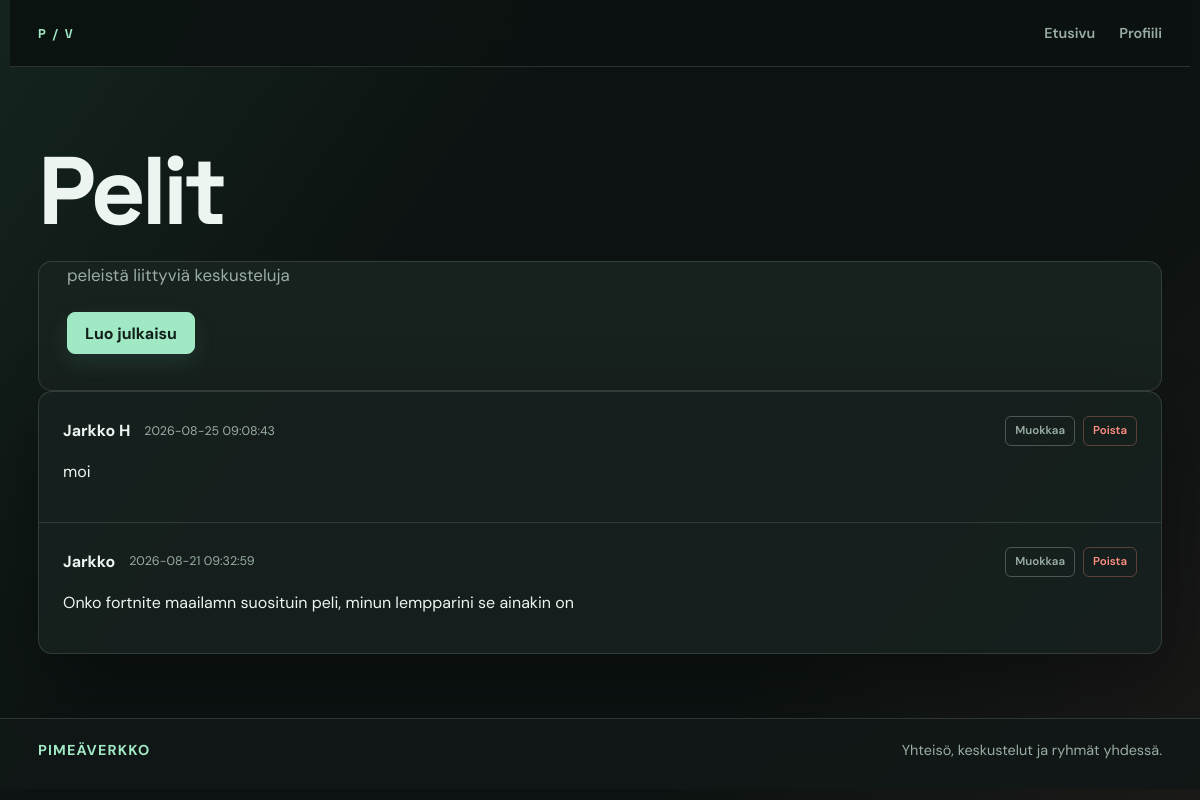
The page /group.php?id=1 (signed in) on the database as committed earlier.
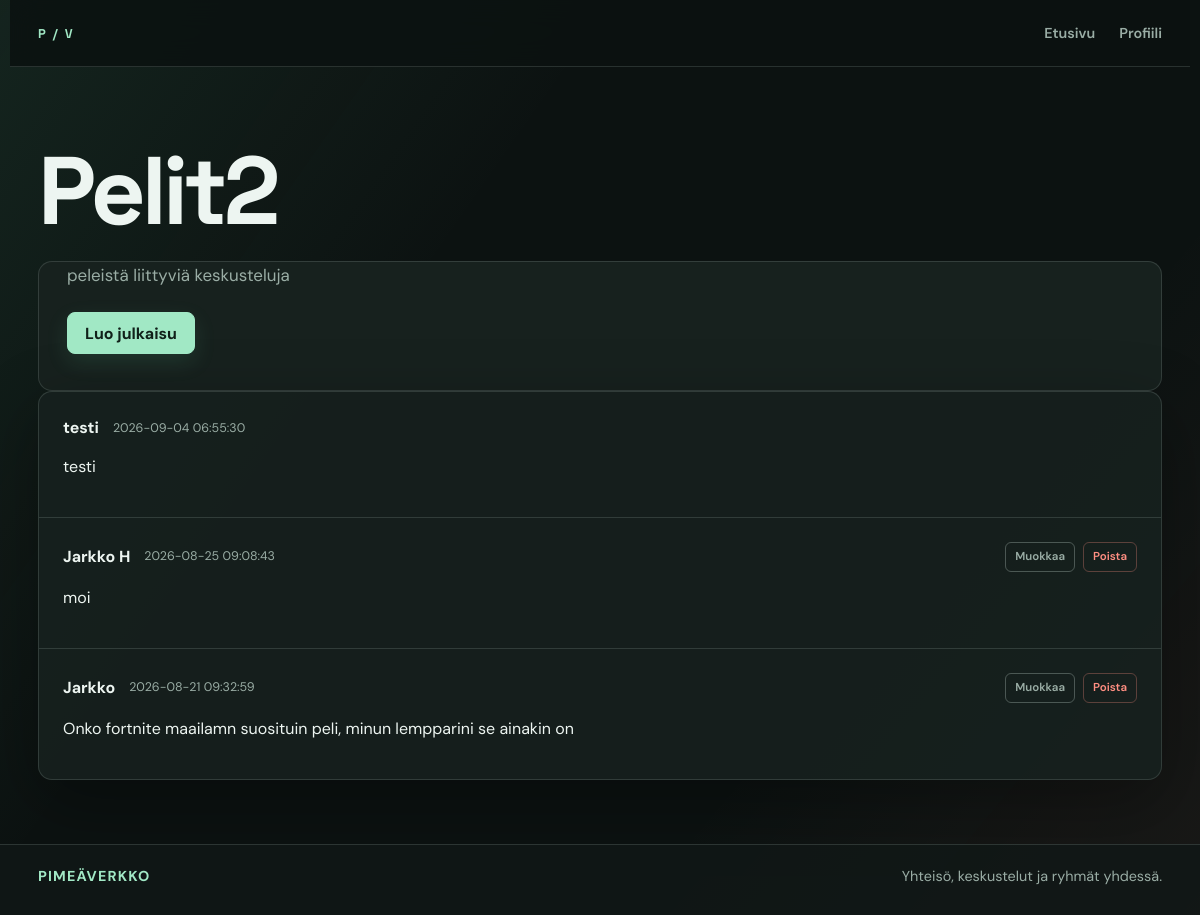
The same page on the database as committed later.
### tables this page shows
CREATE TABLE IF NOT EXISTS `groups` (
  `id` int NOT NULL AUTO_INCREMENT,
  `user_id` int NOT NULL,
  `name` varchar(100) NOT NULL,
  `description` text NOT NULL,
  PRIMARY KEY (`id`),
  KEY `FK_User_id` (`user_id`)
);

CREATE TABLE IF NOT EXISTS `posts` (
  `id` int NOT NULL AUTO_INCREMENT,
  `group_id` int NOT NULL,
  `user_id` int NOT NULL,
  `author` varchar(50) NOT NULL,
  `content` text NOT NULL,
  `created_at` timestamp NOT NULL DEFAULT CURRENT_TIMESTAMP,
  PRIMARY KEY (`id`),
  KEY `POST_FK_user_id` (`user_id`),
  KEY `POST_FK_group_id` (`group_id`)
);

### group.php (the view, shortened to what this page needs)
<?php
require __DIR__ . "/include/session.php";
$user_id = (int) ($_SESSION['user_id'] ?? 0);
$group_id = filter_input(INPUT_GET, 'id', FILTER_VALIDATE_INT);
$group_stmt = mysqli_prepare(
    $conn,
    'SELECT name, description FROM `groups` WHERE id = ?'
);
mysqli_stmt_bind_param($group_stmt, 'i', $group_id);
mysqli_stmt_execute($group_stmt);
$group_result = mysqli_stmt_get_result($group_stmt);
$group = mysqli_fetch_assoc($group_result);
$stmt = mysqli_prepare(
    $conn,
    "SELECT id, group_id, user_id, author, content, created_at
     FROM `posts`
     WHERE group_id = ?
     ORDER BY id DESC"
);
mysqli_stmt_bind_param($stmt, "i", $group_id);
mysqli_stmt_execute($stmt);
$result = mysqli_stmt_get_result($stmt);
?>
<!DOCTYPE html>
<html lang="fi">
<head>
    <link rel="stylesheet" href="style.css">
</head>
<body>
    <?php include 'include/nav.php'; ?>
    <header>
        <h1><?php echo htmlspecialchars($group['name'], ENT_QUOTES, 'UTF-8'); ?></h1>
    </header>
    <main class="group-main">
        <p><?php echo htmlspecialchars($group['description'], ENT_QUOTES, 'UTF-8'); ?></p>
        <a class="button action-button" href="add_post.php?group_id=<?php echo (int) $group_id; ?>">Luo julkaisu</a>
    </main>
    <div class="postaukset">
        <?php while ($row = mysqli_fetch_assoc($result)) { ?>
            <article class="post">
                <div class="author-row">
                    <p class="author">
                        <?php echo htmlspecialchars($row['author'], ENT_QUOTES, 'UTF-8'); ?>
                    </p>
                    <p class="created_at">
                        <?php echo htmlspecialchars($row['created_at'], ENT_QUOTES, 'UTF-8'); ?>
                    </p>
                    <?php
                    if ($row["user_id"] == $user_id): ?>
                        <div class="post-actions">
                            <div class="muokkaa">
                                <a href="edit_post.php?id=<?php echo (int) $row['id']; ?>">
                                    Muokkaa
                                </a>
                            </div>
                            <div class="poista">
                                <a href="delete_post.php?id=<?php echo (int) $row['id']; ?>">
                                    Poista
                                </a>
                            </div>
                        </div>
                    <?php endif; ?>
                </div>
                <p class="content">
                    <?php echo htmlspecialchars($row['content'], ENT_QUOTES, 'UTF-8'); ?>
                </p>
            </article>
        <?php } ?>
    </div>
    	<?php include 'include/footer.php'; ?>
</body>
</html>

### include/nav.php
<nav>
    <a href="index.php">Etusivu</a>
    <a href="profile.php">Profiili</a>
</nav>

### include/footer.php
<footer class="site-footer">
    <div class="site-footer__inner">
        <p class="site-footer__brand">Pimeäverkko</p>
        <p class="site-footer__text">Yhteisö, keskustelut ja ryhmät yhdessä.</p>
    </div>
</footer>

### style.css (style rules this page uses)
:root { --ink: #edf5f1; --muted: #9aada5; --bg: #0c1211; --panel: #17211e; --panel-light: #202c28; --line: rgba(220, 241, 231, .14); --line-bright: rgba(220, 241, 231, .27); --mint: #a1e8c5; --mint-hot: #68d9a2; --coral: #ff8e82; --gold: #ffc27d; --shadow: 0 22px 70px rgba(0, 0, 0, .32); }
* { box-sizing: border-box; }
html { min-height: 100%; background: var(--bg); }
body { min-height: 100vh; margin: 0; color: var(--ink); background: linear-gradient(125deg, rgba(104, 217, 162, .09), transparent 34%), linear-gradient(310deg, rgba(255, 142, 130, .06), transparent 30%), var(--bg); font: 400 16px/1.55 'DM Sans', 'Segoe UI', sans-serif; }
body::before { position: fixed; inset: 0; z-index: -1; pointer-events: none; content: ''; opacity: .25; background-image: linear-gradient(var(--line) 1px, transparent 1px), linear-gradient(90deg, var(--line) 1px, transparent 1px); background-size: 44px 44px; mask-image: linear-gradient(to bottom, black, transparent 72%); }
nav { position: sticky; top: 0; z-index: 1000; display: flex; align-items: center; gap: 24px; max-width: 1180px; margin: auto; padding: 22px 28px; border-bottom: 1px solid var(--line); background: rgba(12, 18, 17, 0.9); backdrop-filter: blur(14px); -webkit-backdrop-filter: blur(14px); }
nav::before { margin-right: auto; color: var(--mint); content: 'P / V'; font: 700 .8rem 'Space Grotesk', sans-serif; letter-spacing: .15em; }
nav a { color: var(--muted); font-size: .9rem; font-weight: 600; text-decoration: none; transition: color .18s ease, transform .18s ease; }
.site-footer { border-top: 1px solid var(--line); background: rgba(16, 24, 22, 0.82); margin-top: auto; }
.site-footer__inner { max-width: 1180px; margin: 0 auto; padding: 20px 28px 28px; display: flex; align-items: center; justify-content: space-between; gap: 16px; }
.site-footer__brand, .site-footer__text { margin: 0; color: var(--muted); font-size: 0.9rem; }
.site-footer__brand { color: var(--mint); font-weight: 700; letter-spacing: 0.08em; text-transform: uppercase; }
.action-button { display: inline-flex; align-items: center; justify-content: center; min-height: 42px; padding: 10px 17px; color: #102019; background: var(--mint); border: 1px solid var(--mint); border-radius: 8px; box-shadow: 0 8px 22px rgba(104, 217, 162, .12); font-weight: 700; line-height: 1.2; text-decoration: none; transition: background .18s ease, border-color .18s ease, box-shadow .18s ease, transform .18s ease; }
header { max-width: 1180px; margin: auto; padding: 74px 28px 18px; }
h1, h2 { margin: 0; font-family: 'Space Grotesk', sans-serif; line-height: 1.06; }
h1 { max-width: 820px; font-size: clamp(2.8rem, 8vw, 6.2rem); letter-spacing: -.045em; }
main { flex: 1; max-width: 1180px; margin: auto; padding: 0 28px 36px; }
main>p { max-width: 670px; margin: 0; color: var(--muted); font-size: 1.06rem; }
.group-main { width: min(1124px, calc(100% - 56px)); max-width: none; background-color: #17211e; border: 1px solid var(--line); border-radius: 14px; }
.group-main>p { max-width: none; }
.action-button { margin-top: 24px; }
.home-panel, .postaukset, .add-post { overflow: hidden; background: rgba(23, 33, 30, .9); border: 1px solid var(--line); border-radius: 14px; box-shadow: var(--shadow); }
.group, .latest-post, .post { padding: 24px; border-bottom: 1px solid var(--line); transition: background .18s ease; }
.group:last-child, .latest-post:last-child, .post:last-child { border-bottom: 0; }
.group-header, .author-row { display: flex; align-items: center; gap: 14px; }
.post-actions { display: flex; flex-wrap: wrap; justify-content: flex-end; gap: 8px; margin-left: auto; }
.muokkaa a, .poista a { display: inline-block; padding: 5px 9px; border: 1px solid var(--line-bright); border-radius: 6px; font-size: .72rem; font-weight: 600; text-decoration: none; transition: color .18s ease, background .18s ease, border-color .18s ease; }
.muokkaa a { color: var(--muted); }
.poista a { color: var(--coral); border-color: rgba(255, 142, 130, .3); }
.latest-post p, .content { margin: 12px 0; overflow-wrap: anywhere; }
.latest-post-meta, .created_at { color: var(--muted); font-size: .78rem; }
.postaukset { width: min(1124px, calc(100% - 56px)); margin: 0 auto 64px; }
.post .author { margin: 0; color: var(--ink); font-weight: 700; }
.created_at { margin: 0; }
.content { line-height: 1.75; }

Rows that differ between the two databases and show on the page:
changed groups "peleistä liittyviä keskusteluja": name "Pelit" → "Pelit2"
added posts: author "testi", created_at "2026-09-04 06:55:30", content "testi"
